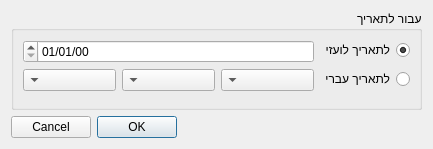
<?xml version="1.0" encoding="UTF-8"?>
<ui version="4.0">
 <class>JumpToDateDialog</class>
 <widget class="QDialog" name="JumpToDateDialog">
  <property name="geometry">
   <rect>
    <x>0</x>
    <y>0</y>
    <width>433</width>
    <height>149</height>
   </rect>
  </property>
  <property name="windowTitle">
   <string>עבור לתאריך</string>
  </property>
  <property name="layoutDirection">
   <enum>Qt::RightToLeft</enum>
  </property>
  <layout class="QVBoxLayout" name="verticalLayout">
   <item>
    <widget class="QGroupBox" name="groupBox">
     <property name="title">
      <string>עבור לתאריך</string>
     </property>
     <layout class="QFormLayout" name="formLayout">
      <property name="fieldGrowthPolicy">
       <enum>QFormLayout::AllNonFixedFieldsGrow</enum>
      </property>
      <item row="0" column="1">
       <widget class="QDateEdit" name="gDateDateEdit">
        <property name="enabled">
         <bool>true</bool>
        </property>
        <property name="displayFormat">
         <string>yy/MM/dd</string>
        </property>
       </widget>
      </item>
      <item row="1" column="0">
       <widget class="QRadioButton" name="hebDateRadioButton">
        <property name="text">
         <string>לתאריך עברי</string>
        </property>
       </widget>
      </item>
      <item row="1" column="1">
       <layout class="QHBoxLayout" name="horizontalLayout">
        <item>
         <widget class="QComboBox" name="hDayComboBox"/>
        </item>
        <item>
         <widget class="QComboBox" name="hMontComboBox"/>
        </item>
        <item>
         <widget class="QComboBox" name="hYearComboBox">
          <property name="editable">
           <bool>false</bool>
          </property>
         </widget>
        </item>
       </layout>
      </item>
      <item row="0" column="0">
       <widget class="QRadioButton" name="gDateRadioButton">
        <property name="text">
         <string>לתאריך לועזי</string>
        </property>
        <property name="checked">
         <bool>true</bool>
        </property>
       </widget>
      </item>
     </layout>
    </widget>
   </item>
   <item>
    <widget class="QDialogButtonBox" name="buttonBox">
     <property name="orientation">
      <enum>Qt::Horizontal</enum>
     </property>
     <property name="standardButtons">
      <set>QDialogButtonBox::Cancel|QDialogButtonBox::Ok</set>
     </property>
    </widget>
   </item>
  </layout>
 </widget>
 <resources/>
 <connections/>
</ui>
